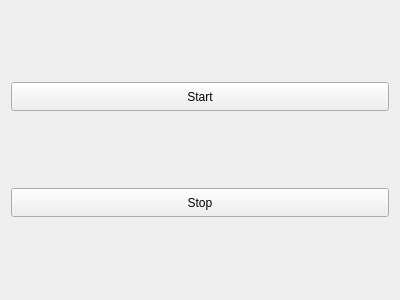
<?xml version="1.0" encoding="UTF-8"?>
<ui version="4.0">
 <class>StartStopWidget</class>
 <widget class="QWidget" name="StartStopWidget">
  <property name="geometry">
   <rect>
    <x>0</x>
    <y>0</y>
    <width>400</width>
    <height>300</height>
   </rect>
  </property>
  <property name="windowTitle">
   <string>Form</string>
  </property>
  <layout class="QVBoxLayout" name="verticalLayout">
   <item>
    <widget class="QPushButton" name="startButton">
     <property name="maximumSize">
      <size>
       <width>16777215</width>
       <height>29</height>
      </size>
     </property>
     <property name="text">
      <string>Start</string>
     </property>
    </widget>
   </item>
   <item>
    <widget class="QPushButton" name="stopButton">
     <property name="maximumSize">
      <size>
       <width>16777215</width>
       <height>29</height>
      </size>
     </property>
     <property name="text">
      <string>Stop</string>
     </property>
    </widget>
   </item>
  </layout>
 </widget>
 <resources/>
 <connections/>
</ui>
